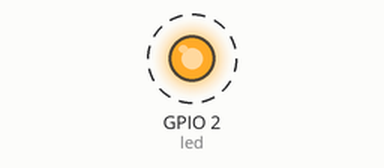
A program run on a simulated ESP32 board running MicroPython. Shown: output pins drawn as LEDs (lit = HIGH). Dashed ring = blinking. WiFi joins after 1.5 s; what the program prints to the serial console is not drawn.

Above: at 2.0 s.
Timing chart, 0 to 6.1 s (numbered marks = the images above):
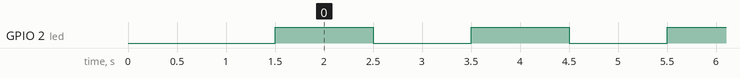

The program:

32Station_LEDblink_onConnect.py
```python
import machine
import network
import time

led_pin = 2

led = machine.Pin(led_pin, machine.Pin.OUT)

sta = network.WLAN(network.STA_IF)
sta.active(True)
sta.connect('ESP32Server' , '12345678')

while not sta.isconnected():
    pass

print("connected to server")

while True:
    led.value(1)
    time.sleep(1)
    led.value(0)
    time.sleep(1)
    
```

Measured:
- by itself, GPIO 2 (led): alternates HIGH for 1.0 s and LOW for 1.0 s
